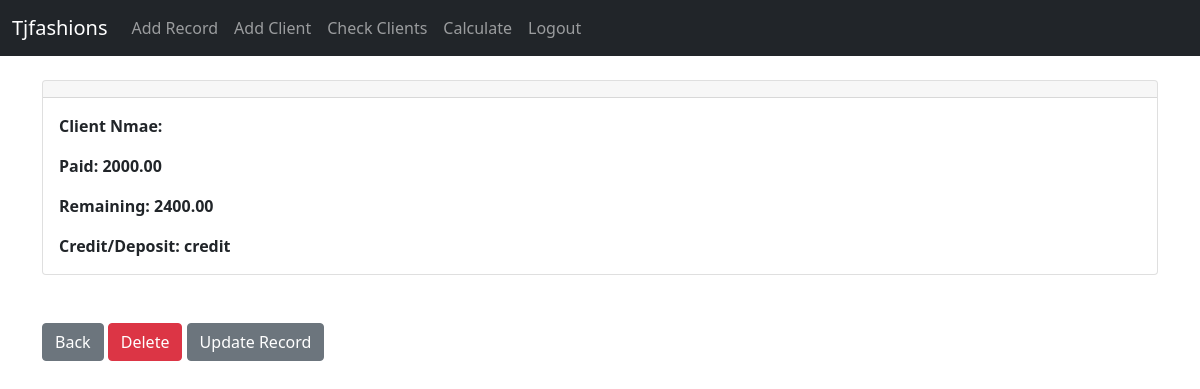
/client/7 (signed in), run on the app's committed database.
### inventory/models.py (models this page shows, shortened)
class Client(models.Model):
		created_at = models.DateTimeField(auto_now_add=True)
		client_name = models.CharField(max_length=200,default="client")
		paid = models.DecimalField(max_digits=10, decimal_places=2, default=0)
		remaining = models.DecimalField(max_digits=10, decimal_places=2, default=0)
		credit_deposit= models.CharField(max_length=50)

### inventory/views.py (the view)
# urls.py: path('client/<int:pk>', views.detail_record, name='client'),
def detail_record(request, pk):
	if request.user.is_authenticated:
		client_record = Client.objects.get(id=pk)
		return render(request, "inventory/client.html", {"client_record": client_record})
	else:
		messages.success(request, "You Must Be Logged In To View That Page...")
		return redirect('home')

### inventory/templates/inventory/client.html
{% extends 'inventory/base.html' %}
{% block content %}
<div class="card">
  <div class="card-header"><strong>
  </div>
  <div class="card-body">
<p class="card-text">
<strong>Client Nmae: </strong>{{ client_record.product_name }}</p>
<p class="card-text">
<strong>Paid: </strong>{{ client_record.paid }}
</p>
<p class="card-text">
<strong>Remaining: </strong>{{ client_record.remaining }}</p>
<p class="card-text">
<strong>Credit/Deposit: </strong>{{ client_record.credit_deposit}}</p>
  </div>
</div>
<br/><br/>
<a href="{% url 'home' %}" class="btn btn-secondary">Back</a>
<a href="{% url 'delete_client' client_record.id %}" class="btn btn-danger">Delete</a>
<a href="{% url 'update_client' client_record.id %}" class="btn btn-secondary">Update Record</a>
{% endblock %}

### data on the page
Client: paid "2000.00", remaining "2400.00", credit_deposit "credit"
